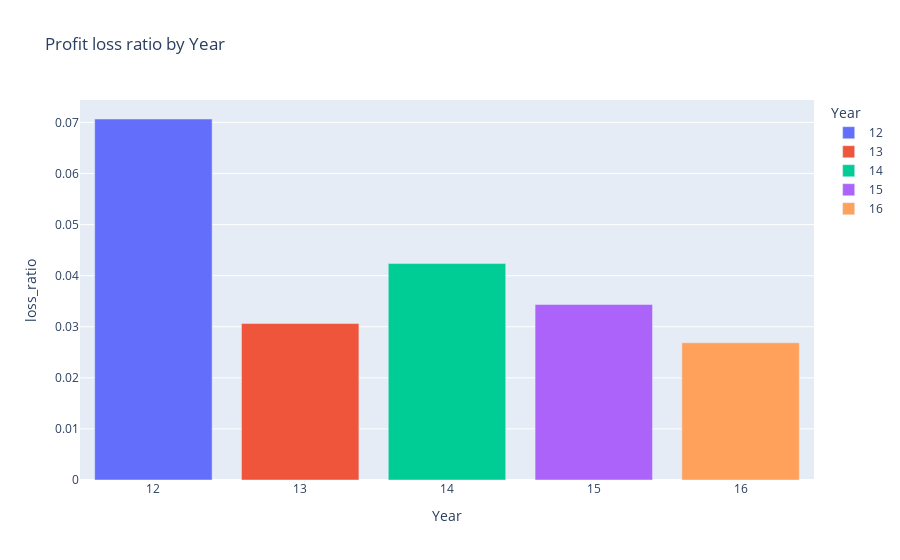

Notebook code cell kept with this figure:
### Code cell
fig = px.bar(data_frame = prof.sort_values(by = 'Year'),
              x = 'Year',
              y = 'loss_ratio',color = 'Year',
              title = 'Profit loss ratio by Year')
fig.show()

### Figure 1 — Plotly figure (JSON) as saved in the notebook; plotly's stock layout.template omitted (floating-point values rounded to 4 significant figures)
{"data": [{"alignmentgroup": "True", "hovertemplate": "Year=%{x}<br>loss_ratio=%{y}<extra></extra>", "legendgroup": "12", "marker": {"color": "#636efa"}, "name": "12", "offsetgroup": "12", "orientation": "v", "showlegend": true, "textposition": "auto", "type": "bar", "x": ["12"], "xaxis": "x", "y": [0.07068], "yaxis": "y"}, {"alignmentgroup": "True", "hovertemplate": "Year=%{x}<br>loss_ratio=%{y}<extra></extra>", "legendgroup": "13", "marker": {"color": "#EF553B"}, "name": "13", "offsetgroup": "13", "orientation": "v", "showlegend": true, "textposition": "auto", "type": "bar", "x": ["13"], "xaxis": "x", "y": [0.03063], "yaxis": "y"}, {"alignmentgroup": "True", "hovertemplate": "Year=%{x}<br>loss_ratio=%{y}<extra></extra>", "legendgroup": "14", "marker": {"color": "#00cc96"}, "name": "14", "offsetgroup": "14", "orientation": "v", "showlegend": true, "textposition": "auto", "type": "bar", "x": ["14"], "xaxis": "x", "y": [0.04238], "yaxis": "y"}, {"alignmentgroup": "True", "hovertemplate": "Year=%{x}<br>loss_ratio=%{y}<extra></extra>", "legendgroup": "15", "marker": {"color": "#ab63fa"}, "name": "15", "offsetgroup": "15", "orientation": "v", "showlegend": true, "textposition": "auto", "type": "bar", "x": ["15"], "xaxis": "x", "y": [0.03435], "yaxis": "y"}, {"alignmentgroup": "True", "hovertemplate": "Year=%{x}<br>loss_ratio=%{y}<extra></extra>", "legendgroup": "16", "marker": {"color": "#FFA15A"}, "name": "16", "offsetgroup": "16", "orientation": "v", "showlegend": true, "textposition": "auto", "type": "bar", "x": ["16"], "xaxis": "x", "y": [0.02687], "yaxis": "y"}], "layout": {"barmode": "relative", "legend": {"title": {"text": "Year"}, "tracegroupgap": 0}, "title": {"text": "Profit loss ratio by Year"}, "xaxis": {"anchor": "y", "categoryarray": ["12", "13", "14", "15", "16"], "categoryorder": "array", "domain": [0, 1], "title": {"text": "Year"}}, "yaxis": {"anchor": "x", "domain": [0, 1], "title": {"text": "loss_ratio"}}}}
